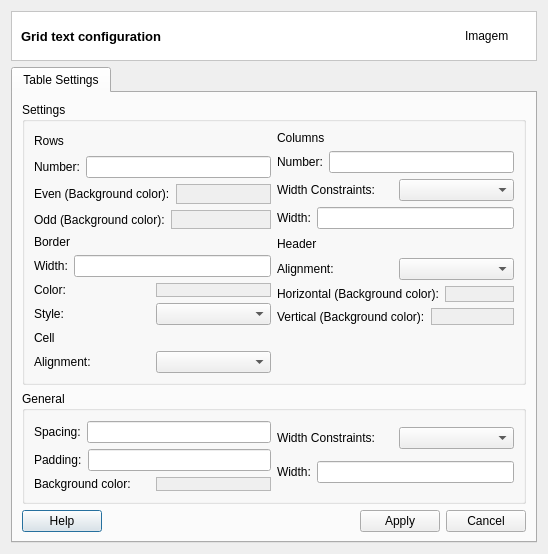
<?xml version="1.0" encoding="UTF-8"?>
<ui version="4.0">
 <class>TextGridSettings</class>
 <widget class="QDialog" name="TextGridSettings">
  <property name="geometry">
   <rect>
    <x>0</x>
    <y>0</y>
    <width>548</width>
    <height>543</height>
   </rect>
  </property>
  <property name="windowTitle">
   <string>Text Grid Setttings</string>
  </property>
  <layout class="QGridLayout" name="gridLayout_5">
   <item row="0" column="0">
    <widget class="QFrame" name="frame_2">
     <property name="styleSheet">
      <string notr="true">QWidget { background: white }</string>
     </property>
     <property name="frameShape">
      <enum>QFrame::StyledPanel</enum>
     </property>
     <property name="frameShadow">
      <enum>QFrame::Sunken</enum>
     </property>
     <layout class="QGridLayout" name="gridLayout_4" columnstretch="1,0">
      <property name="topMargin">
       <number>0</number>
      </property>
      <property name="bottomMargin">
       <number>0</number>
      </property>
      <property name="horizontalSpacing">
       <number>9</number>
      </property>
      <item row="0" column="0">
       <widget class="QLabel" name="m_datasourceTypeTitleLabel">
        <property name="font">
         <font>
          <pointsize>10</pointsize>
          <weight>75</weight>
          <bold>true</bold>
         </font>
        </property>
        <property name="text">
         <string>Grid text configuration</string>
        </property>
       </widget>
      </item>
      <item row="0" column="1">
       <widget class="QLabel" name="m_imgLabel">
        <property name="minimumSize">
         <size>
          <width>62</width>
          <height>48</height>
         </size>
        </property>
        <property name="maximumSize">
         <size>
          <width>48</width>
          <height>48</height>
         </size>
        </property>
        <property name="text">
         <string>Imagem</string>
        </property>
       </widget>
      </item>
     </layout>
    </widget>
   </item>
   <item row="1" column="0">
    <widget class="QTabWidget" name="tabTextGrid">
     <property name="currentIndex">
      <number>0</number>
     </property>
     <widget class="QWidget" name="tabTable">
      <attribute name="title">
       <string>Table Settings</string>
      </attribute>
      <layout class="QGridLayout" name="gridLayout_3">
       <item row="0" column="0">
        <layout class="QVBoxLayout" name="verticalLayout_8">
         <item>
          <widget class="QGroupBox" name="grpTable">
           <property name="title">
            <string>Settings</string>
           </property>
           <property name="flat">
            <bool>true</bool>
           </property>
           <layout class="QGridLayout" name="gridLayout">
            <item row="0" column="0">
             <layout class="QVBoxLayout" name="verticalLayout">
              <item>
               <widget class="QLabel" name="lblRows">
                <property name="text">
                 <string>Rows</string>
                </property>
               </widget>
              </item>
              <item>
               <layout class="QHBoxLayout" name="horizontalLayout">
                <item>
                 <widget class="QLabel" name="lblRowsNumber">
                  <property name="text">
                   <string>Number:</string>
                  </property>
                 </widget>
                </item>
                <item>
                 <widget class="QLineEdit" name="lneEdtRowsNumber"/>
                </item>
               </layout>
              </item>
              <item>
               <layout class="QHBoxLayout" name="horizontalLayout_2">
                <item>
                 <widget class="QLabel" name="lblRowsEvenColor">
                  <property name="text">
                   <string>Even (Background color):</string>
                  </property>
                 </widget>
                </item>
                <item>
                 <widget class="QFrame" name="frmRowsEven">
                  <property name="autoFillBackground">
                   <bool>true</bool>
                  </property>
                  <property name="frameShape">
                   <enum>QFrame::StyledPanel</enum>
                  </property>
                  <property name="frameShadow">
                   <enum>QFrame::Raised</enum>
                  </property>
                 </widget>
                </item>
               </layout>
              </item>
              <item>
               <layout class="QHBoxLayout" name="horizontalLayout_3">
                <item>
                 <widget class="QLabel" name="lblRowsOddColor">
                  <property name="text">
                   <string>Odd (Background color):</string>
                  </property>
                 </widget>
                </item>
                <item>
                 <widget class="QFrame" name="frmRowsOdd">
                  <property name="autoFillBackground">
                   <bool>true</bool>
                  </property>
                  <property name="frameShape">
                   <enum>QFrame::StyledPanel</enum>
                  </property>
                  <property name="frameShadow">
                   <enum>QFrame::Raised</enum>
                  </property>
                 </widget>
                </item>
               </layout>
              </item>
             </layout>
            </item>
            <item row="0" column="1">
             <layout class="QVBoxLayout" name="verticalLayout_2">
              <item>
               <widget class="QLabel" name="lblColumns">
                <property name="text">
                 <string>Columns</string>
                </property>
               </widget>
              </item>
              <item>
               <layout class="QHBoxLayout" name="horizontalLayout_4">
                <item>
                 <widget class="QLabel" name="lblColumnsNumber">
                  <property name="text">
                   <string>Number:</string>
                  </property>
                 </widget>
                </item>
                <item>
                 <widget class="QLineEdit" name="lneEdtColumnsNumber"/>
                </item>
               </layout>
              </item>
              <item>
               <layout class="QHBoxLayout" name="horizontalLayout_5">
                <item>
                 <widget class="QLabel" name="lblColumnsWidthConstraints">
                  <property name="text">
                   <string>&lt;html&gt;&lt;head/&gt;&lt;body&gt;&lt;p&gt;Width Constraints:&lt;/p&gt;&lt;/body&gt;&lt;/html&gt;</string>
                  </property>
                 </widget>
                </item>
                <item>
                 <widget class="QComboBox" name="cmbColumnsWidthConstraints"/>
                </item>
               </layout>
              </item>
              <item>
               <layout class="QHBoxLayout" name="horizontalLayout_6">
                <item>
                 <widget class="QLabel" name="lblWidth">
                  <property name="text">
                   <string>Width:</string>
                  </property>
                 </widget>
                </item>
                <item>
                 <widget class="QLineEdit" name="lneEdtColumnsWidth"/>
                </item>
               </layout>
              </item>
             </layout>
            </item>
            <item row="1" column="0">
             <layout class="QVBoxLayout" name="verticalLayout_4">
              <item>
               <widget class="QLabel" name="lblBorder">
                <property name="text">
                 <string>Border</string>
                </property>
               </widget>
              </item>
              <item>
               <layout class="QHBoxLayout" name="horizontalLayout_10">
                <item>
                 <widget class="QLabel" name="lblBorderWidth">
                  <property name="text">
                   <string>Width:</string>
                  </property>
                 </widget>
                </item>
                <item>
                 <widget class="QLineEdit" name="lneEdtBorderWidth"/>
                </item>
               </layout>
              </item>
              <item>
               <layout class="QHBoxLayout" name="horizontalLayout_11">
                <item>
                 <widget class="QLabel" name="lblBorderColor">
                  <property name="text">
                   <string>Color:</string>
                  </property>
                 </widget>
                </item>
                <item>
                 <widget class="QFrame" name="frmBorderColor">
                  <property name="autoFillBackground">
                   <bool>true</bool>
                  </property>
                  <property name="frameShape">
                   <enum>QFrame::StyledPanel</enum>
                  </property>
                  <property name="frameShadow">
                   <enum>QFrame::Raised</enum>
                  </property>
                 </widget>
                </item>
               </layout>
              </item>
              <item>
               <layout class="QHBoxLayout" name="horizontalLayout_12">
                <item>
                 <widget class="QLabel" name="lblBorderStyle">
                  <property name="text">
                   <string>Style:</string>
                  </property>
                 </widget>
                </item>
                <item>
                 <widget class="QComboBox" name="cmbBorderStyle"/>
                </item>
               </layout>
              </item>
             </layout>
            </item>
            <item row="1" column="1">
             <layout class="QVBoxLayout" name="verticalLayout_3">
              <item>
               <widget class="QLabel" name="lblHeader_2">
                <property name="text">
                 <string>Header</string>
                </property>
               </widget>
              </item>
              <item>
               <layout class="QHBoxLayout" name="horizontalLayout_7">
                <item>
                 <widget class="QLabel" name="lblHeaderAlign_2">
                  <property name="text">
                   <string>Alignment:</string>
                  </property>
                 </widget>
                </item>
                <item>
                 <widget class="QComboBox" name="cmbHeaderAlign"/>
                </item>
               </layout>
              </item>
              <item>
               <layout class="QHBoxLayout" name="horizontalLayout_8">
                <item>
                 <widget class="QLabel" name="lblHeaderHorizontalColor_2">
                  <property name="text">
                   <string>Horizontal (Background color):</string>
                  </property>
                 </widget>
                </item>
                <item>
                 <widget class="QFrame" name="frmHeaderHorizontalColor">
                  <property name="autoFillBackground">
                   <bool>true</bool>
                  </property>
                  <property name="frameShape">
                   <enum>QFrame::StyledPanel</enum>
                  </property>
                  <property name="frameShadow">
                   <enum>QFrame::Raised</enum>
                  </property>
                 </widget>
                </item>
               </layout>
              </item>
              <item>
               <layout class="QHBoxLayout" name="horizontalLayout_9">
                <item>
                 <widget class="QLabel" name="lblHeaderVerticalColor_2">
                  <property name="text">
                   <string>Vertical (Background color):</string>
                  </property>
                 </widget>
                </item>
                <item>
                 <widget class="QFrame" name="frmHeaderVerticalColor">
                  <property name="autoFillBackground">
                   <bool>true</bool>
                  </property>
                  <property name="frameShape">
                   <enum>QFrame::StyledPanel</enum>
                  </property>
                  <property name="frameShadow">
                   <enum>QFrame::Raised</enum>
                  </property>
                 </widget>
                </item>
               </layout>
              </item>
             </layout>
            </item>
            <item row="2" column="0">
             <layout class="QVBoxLayout" name="verticalLayout_5">
              <item>
               <widget class="QLabel" name="lblCell_2">
                <property name="text">
                 <string>Cell</string>
                </property>
               </widget>
              </item>
              <item>
               <layout class="QHBoxLayout" name="horizontalLayout_13">
                <item>
                 <widget class="QLabel" name="lblCellAlign_2">
                  <property name="text">
                   <string>Alignment:</string>
                  </property>
                 </widget>
                </item>
                <item>
                 <widget class="QComboBox" name="cmbCellAlign"/>
                </item>
               </layout>
              </item>
             </layout>
            </item>
           </layout>
          </widget>
         </item>
         <item>
          <widget class="QGroupBox" name="grpGeneral">
           <property name="title">
            <string>General</string>
           </property>
           <property name="flat">
            <bool>true</bool>
           </property>
           <layout class="QGridLayout" name="gridLayout_2">
            <item row="0" column="0">
             <layout class="QVBoxLayout" name="verticalLayout_6">
              <item>
               <layout class="QHBoxLayout" name="horizontalLayout_14">
                <item>
                 <widget class="QLabel" name="lblTableSpacing">
                  <property name="text">
                   <string>Spacing:</string>
                  </property>
                 </widget>
                </item>
                <item>
                 <widget class="QLineEdit" name="lneEdtTableSpacing"/>
                </item>
               </layout>
              </item>
              <item>
               <layout class="QHBoxLayout" name="horizontalLayout_15">
                <item>
                 <widget class="QLabel" name="lblTablePadding">
                  <property name="text">
                   <string>Padding:</string>
                  </property>
                 </widget>
                </item>
                <item>
                 <widget class="QLineEdit" name="lneEdtTablePadding"/>
                </item>
               </layout>
              </item>
              <item>
               <layout class="QHBoxLayout" name="horizontalLayout_16">
                <item>
                 <widget class="QLabel" name="lblTableBackgroundColor">
                  <property name="text">
                   <string>Background color:</string>
                  </property>
                 </widget>
                </item>
                <item>
                 <widget class="QFrame" name="frmTableColor">
                  <property name="autoFillBackground">
                   <bool>true</bool>
                  </property>
                  <property name="frameShape">
                   <enum>QFrame::StyledPanel</enum>
                  </property>
                  <property name="frameShadow">
                   <enum>QFrame::Raised</enum>
                  </property>
                 </widget>
                </item>
               </layout>
              </item>
             </layout>
            </item>
            <item row="0" column="1">
             <layout class="QVBoxLayout" name="verticalLayout_7">
              <item>
               <layout class="QHBoxLayout" name="horizontalLayout_17">
                <item>
                 <widget class="QLabel" name="lblTableWidthConstraints">
                  <property name="text">
                   <string>Width Constraints:</string>
                  </property>
                 </widget>
                </item>
                <item>
                 <widget class="QComboBox" name="cmbTableWidthConstraints"/>
                </item>
               </layout>
              </item>
              <item>
               <layout class="QHBoxLayout" name="horizontalLayout_18">
                <item>
                 <widget class="QLabel" name="lblTableWidth">
                  <property name="text">
                   <string>Width:</string>
                  </property>
                 </widget>
                </item>
                <item>
                 <widget class="QLineEdit" name="lneEdtTableWidth"/>
                </item>
               </layout>
              </item>
             </layout>
            </item>
           </layout>
          </widget>
         </item>
         <item>
          <layout class="QHBoxLayout" name="horizontalLayout_19">
           <item>
            <widget class="QPushButton" name="m_helpPushButton">
             <property name="text">
              <string>Help</string>
             </property>
            </widget>
           </item>
           <item>
            <spacer name="horizontalSpacer">
             <property name="orientation">
              <enum>Qt::Horizontal</enum>
             </property>
             <property name="sizeHint" stdset="0">
              <size>
               <width>40</width>
               <height>20</height>
              </size>
             </property>
            </spacer>
           </item>
           <item>
            <widget class="QPushButton" name="pbApply">
             <property name="text">
              <string>Apply</string>
             </property>
            </widget>
           </item>
           <item>
            <widget class="QPushButton" name="pbCancel">
             <property name="text">
              <string>Cancel</string>
             </property>
            </widget>
           </item>
          </layout>
         </item>
        </layout>
       </item>
      </layout>
     </widget>
    </widget>
   </item>
  </layout>
 </widget>
 <resources/>
 <connections/>
</ui>
